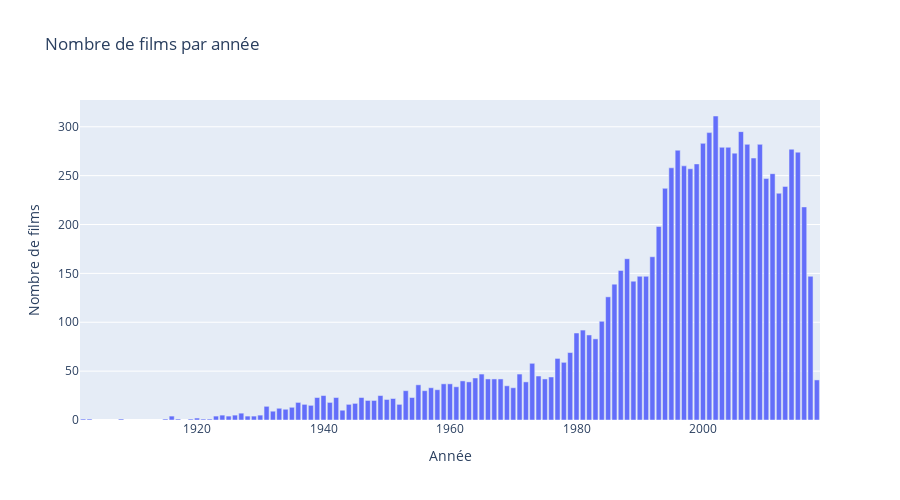

This figure's notebook cell:
### Code cell
# Bar chart horizontal
fig = px.bar(
    df_yearly,
    x="year",
    y="movie_count",
    title="Nombre de films par année",
    labels={"year": "Année", "movie_count": "Nombre de films"},
)
fig.update_layout(
    xaxis_title="Année",
    yaxis_title="Nombre de films",
    height=500,
)

fig.show()

### Figure 1 — Plotly figure (JSON) as saved in the notebook; plotly's stock layout.template omitted (floating-point values rounded to 4 significant figures)
{"data": [{"hovertemplate": "Année=%{x}<br>Nombre de films=%{y}<extra></extra>", "legendgroup": "", "marker": {"color": "#636efa", "pattern": {"shape": ""}}, "name": "", "orientation": "v", "showlegend": false, "textposition": "auto", "type": "bar", "x": [1995, 1994, 1996, 1976, 1992, 1967, 1993, 1964, 1977, 1965, 1982, 1990, 1991, 1989, 1937, 1940, 1969, 1981, 1973, 1970, 1955, 1959, 1968, 1988, 1997, 1972, 1943, 1952, 1951, 1957, 1961, 1958, 1954, 1934, 1944, 1960, 1963, 1942, 1941, 1953, 1939, 1950, 1946, 1945, 1938, 1947, 1935, 1936, 1956, 1949, 1932, 1975, 1974, 1971, 1979, 1987, 1986, 1980, 1978, 1985, 1966, 1962, 1983, 1984, 1948, 1933, 1931, 1922, 1998, 1929, 1930, 1927, 1928, 1999, 2000, 1926, 1919, 1921, 1925, 1923, 2001, 2002, 2003, 1920, 1915, 1924, 2004, 1916, 1917, 2005, 2006, 1902, 1903, 2007, 2008, 2009, 2010, 2011, 2012, 2013, 2014, 2015, 2016, 2017, 2018, 1908], "xaxis": "x", "y": [258, 237, 276, 44, 167, 42, 198, 43, 63, 47, 87, 147, 147, 142, 16, 25, 35, 92, 58, 33, 36, 37, 42, 165, 260, 39, 10, 16, 22, 33, 34, 31, 23, 11, 16, 37, 39, 23, 18, 30, 23, 21, 23, 17, 15, 20, 13, 18, 30, 25, 9, 42, 45, 47, 69, 153, 139, 89, 59, 126, 42, 40, 83, 101, 20, 12, 14, 1, 257, 4, 5, 7, 4, 262, 283, 5, 1, 1, 4, 4, 294, 311, 279, 2, 1, 5, 279, 4, 1, 273, 295, 1, 1, 282, 268, 282, 247, 252, 232, 239, 277, 274, 218, 147, 41, 1], "yaxis": "y"}], "layout": {"barmode": "relative", "height": 500, "legend": {"tracegroupgap": 0}, "title": {"text": "Nombre de films par année"}, "xaxis": {"anchor": "y", "domain": [0, 1], "title": {"text": "Année"}}, "yaxis": {"anchor": "x", "domain": [0, 1], "title": {"text": "Nombre de films"}}}}
